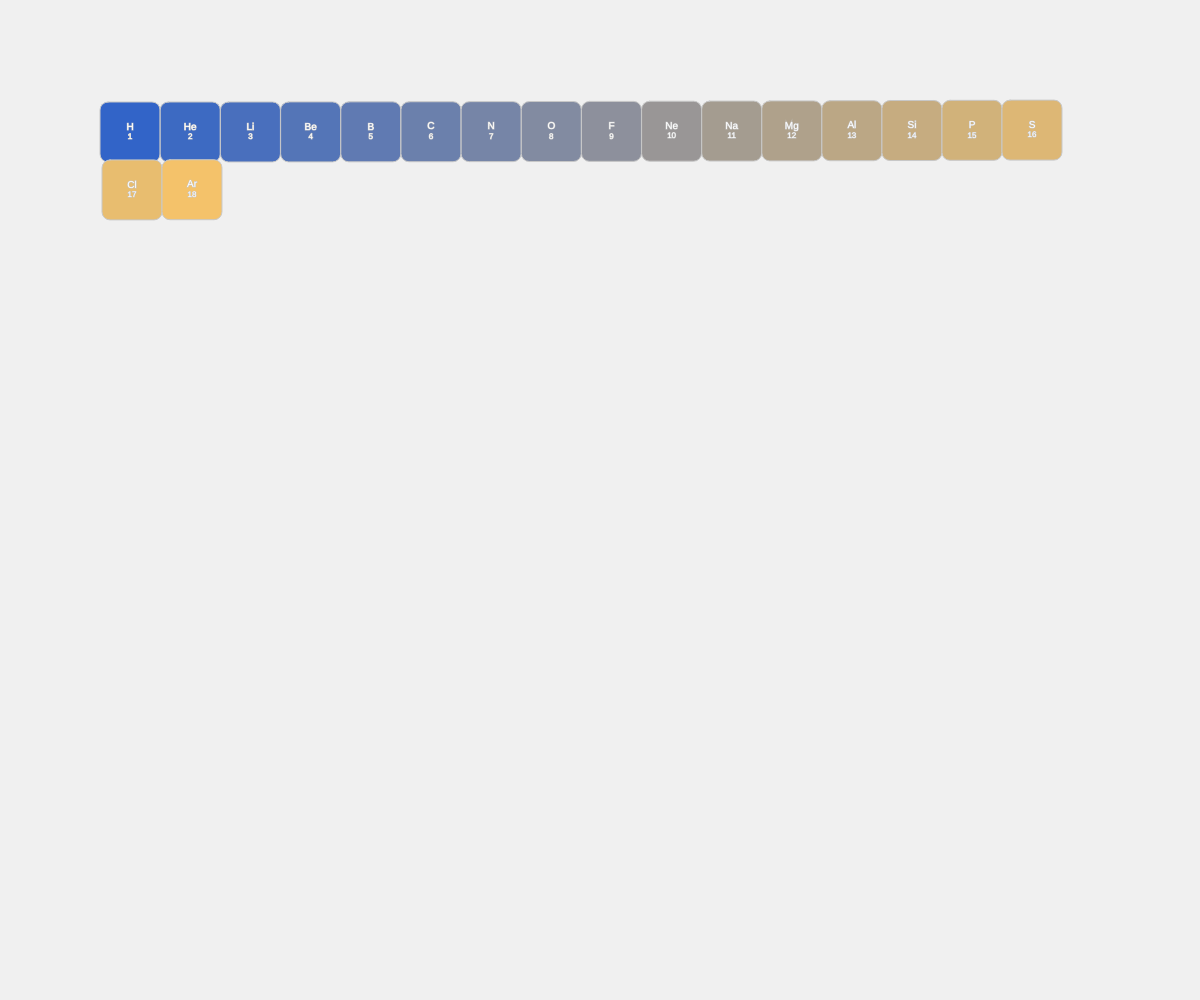
Frame 1 (no input)
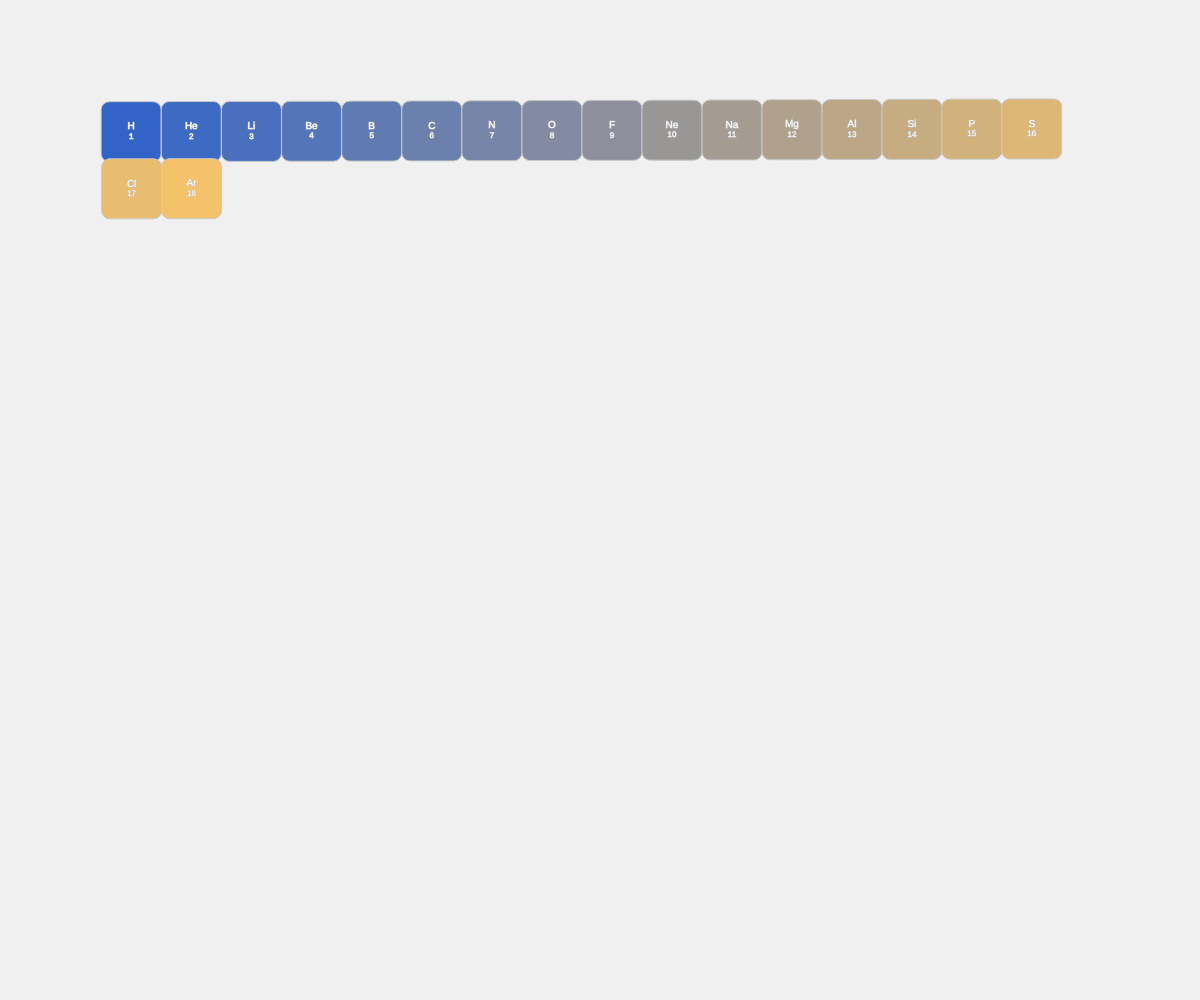
Frame 60 (no input)
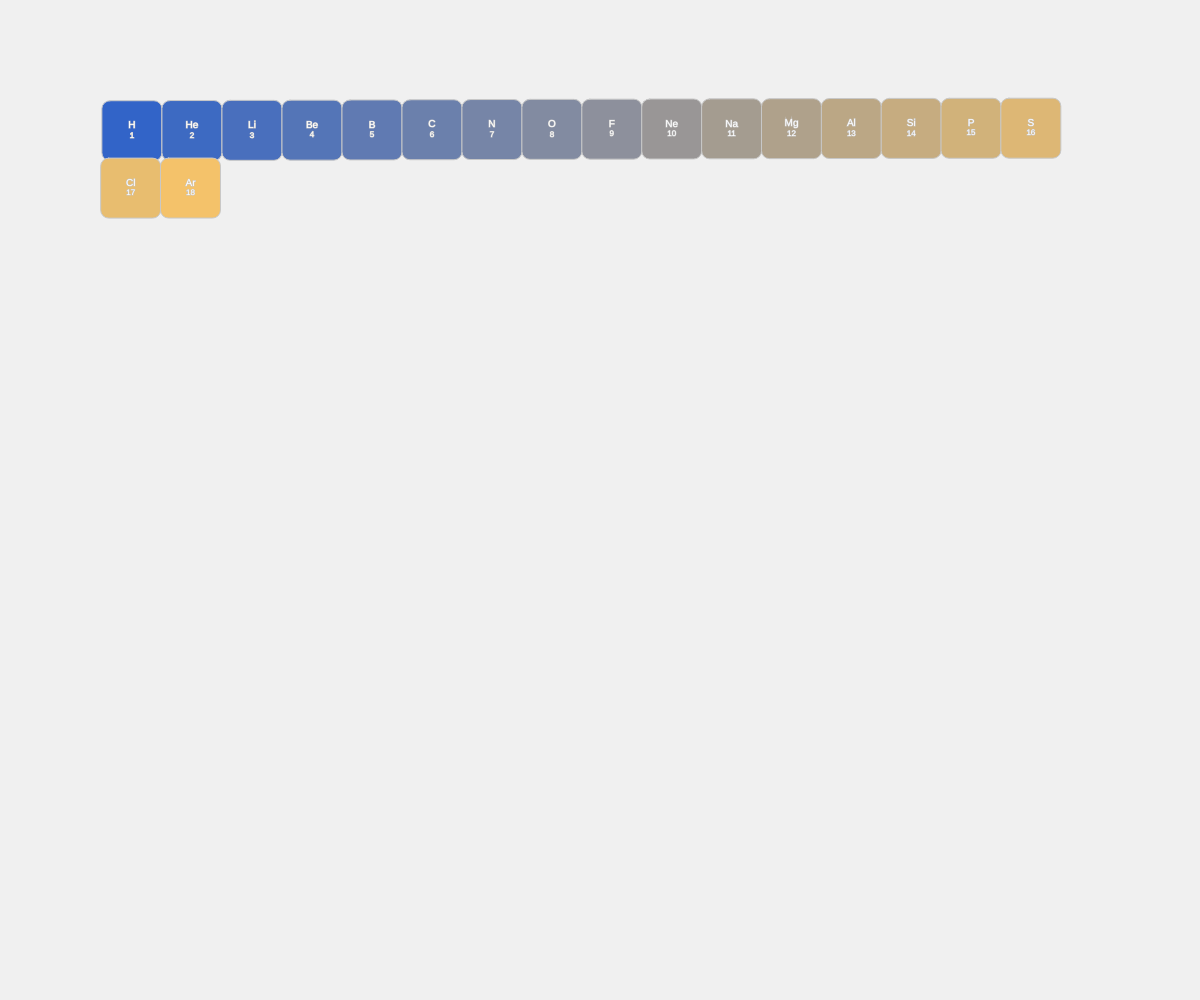
Frame 120 (the mouse pressed at the canvas centre since frame 60)

The p5.js sketch that drew these frames (run headless with seeded random() and noise() and a simulated clock; from frame 60 on, the mouse is pressed at the canvas centre):

// p5.js sketch
// ── sketch.js
let elements = [];
let gridWidth, gridHeight;
let cellSize = 60;
let hoverIndex = -1;
let animationOffset = 0;

function setup() {
  createCanvas(windowWidth, windowHeight);
  gridWidth = floor((width - 200) / cellSize);
  gridHeight = floor((height - 200) / cellSize);

  // Create elements data
  const elementData = [
    { name: "Hydrogen", symbol: "H", group: 1, atomicNumber: 1 },
    { name: "Helium", symbol: "He", group: 18, atomicNumber: 2 },
    { name: "Lithium", symbol: "Li", group: 1, atomicNumber: 3 },
    { name: "Beryllium", symbol: "Be", group: 2, atomicNumber: 4 },
    { name: "Boron", symbol: "B", group: 13, atomicNumber: 5 },
    { name: "Carbon", symbol: "C", group: 14, atomicNumber: 6 },
    { name: "Nitrogen", symbol: "N", group: 15, atomicNumber: 7 },
    { name: "Oxygen", symbol: "O", group: 16, atomicNumber: 8 },
    { name: "Fluorine", symbol: "F", group: 17, atomicNumber: 9 },
    { name: "Neon", symbol: "Ne", group: 18, atomicNumber: 10 },
    { name: "Sodium", symbol: "Na", group: 1, atomicNumber: 11 },
    { name: "Magnesium", symbol: "Mg", group: 2, atomicNumber: 12 },
    { name: "Aluminum", symbol: "Al", group: 13, atomicNumber: 13 },
    { name: "Silicon", symbol: "Si", group: 14, atomicNumber: 14 },
    { name: "Phosphorus", symbol: "P", group: 15, atomicNumber: 15 },
    { name: "Sulfur", symbol: "S", group: 16, atomicNumber: 16 },
    { name: "Chlorine", symbol: "Cl", group: 17, atomicNumber: 17 },
    { name: "Argon", symbol: "Ar", group: 18, atomicNumber: 18 }
  ];

  for (let i = 0; i < elementData.length; i++) {
    const row = floor(i / gridWidth);
    const col = i % gridWidth;
    elements.push({
      ...elementData[i],
      x: 100 + col * cellSize,
      y: 100 + row * cellSize,
      originalX: 100 + col * cellSize,
      originalY: 100 + row * cellSize,
      expanded: false,
      color: color(
        map(i, 0, elementData.length, 50, 255),
        map(i, 0, elementData.length, 100, 200),
        map(i, 0, elementData.length, 200, 100)
      )
    });
  }
}

function draw() {
  background(240);
  animationOffset += 0.01;

  // Draw grid with subtle breathing animation
  for (let i = 0; i < elements.length; i++) {
    const el = elements[i];
    const offsetX = sin(animationOffset + i * 0.1) * 2;
    const offsetY = cos(animationOffset + i * 0.1) * 2;

    // Apply animation offset
    el.x = el.originalX + offsetX;
    el.y = el.originalY + offsetY;

    // Draw element box
    fill(el.color);
    stroke(200);
    rect(el.x, el.y, cellSize, cellSize, 8);

    // Draw text
    fill(255);
    textAlign(CENTER, CENTER);
    textSize(10);
    text(el.symbol, el.x + cellSize/2, el.y + cellSize/2 - 5);
    textSize(8);
    text(el.atomicNumber, el.x + cellSize/2, el.y + cellSize/2 + 5);

    // Highlight on hover
    if (hoverIndex === i) {
      fill(255, 100);
      rect(el.x, el.y, cellSize, cellSize, 8);
    }
  }
}

function mousePressed() {
  for (let i = 0; i < elements.length; i++) {
    const el = elements[i];
    if (
      mouseX > el.x &&
      mouseX < el.x + cellSize &&
      mouseY > el.y &&
      mouseY < el.y + cellSize
    ) {
      // Toggle expansion
      elements[i].expanded = !elements[i].expanded;
      hoverIndex = i;
      return;
    }
  }

  // Reset if not clicking an element
  for (let i = 0; i < elements.length; i++) {
    elements[i].expanded = false;
  }
  hoverIndex = -1;
}

function mouseMoved() {
  let newHoverIndex = -1;
  for (let i = 0; i < elements.length; i++) {
    const el = elements[i];
    if (
      mouseX > el.x &&
      mouseX < el.x + cellSize &&
      mouseY > el.y &&
      mouseY < el.y + cellSize
    ) {
      newHoverIndex = i;
      break;
    }
  }

  if (newHoverIndex !== hoverIndex) {
    hoverIndex = newHoverIndex;
  }
}

function windowResized() {
  resizeCanvas(windowWidth, windowHeight);
}
